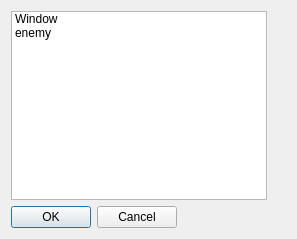
<?xml version="1.0" encoding="UTF-8"?>
<ui version="4.0">
 <class>NewNode</class>
 <widget class="QDialog" name="NewNode">
  <property name="geometry">
   <rect>
    <x>0</x>
    <y>0</y>
    <width>297</width>
    <height>239</height>
   </rect>
  </property>
  <property name="windowTitle">
   <string>NewNode</string>
  </property>
  <layout class="QFormLayout" name="formLayout">
   <item row="0" column="0">
    <widget class="QListWidget" name="BeaconsList">
     <item>
      <property name="text">
       <string>Window</string>
      </property>
     </item>
     <item>
      <property name="text">
       <string>enemy</string>
      </property>
     </item>
    </widget>
   </item>
   <item row="1" column="0">
    <widget class="QDialogButtonBox" name="diagButton">
     <property name="standardButtons">
      <set>QDialogButtonBox::Cancel|QDialogButtonBox::Ok</set>
     </property>
    </widget>
   </item>
  </layout>
 </widget>
 <layoutdefault spacing="6" margin="11"/>
 <resources/>
 <connections>
  <connection>
   <sender>diagButton</sender>
   <signal>rejected()</signal>
   <receiver>NewNode</receiver>
   <slot>reject()</slot>
   <hints>
    <hint type="sourcelabel">
     <x>86</x>
     <y>218</y>
    </hint>
    <hint type="destinationlabel">
     <x>148</x>
     <y>119</y>
    </hint>
   </hints>
  </connection>
  <connection>
   <sender>BeaconsList</sender>
   <signal>itemDoubleClicked(QListWidgetItem*)</signal>
   <receiver>NewNode</receiver>
   <slot>Validate()</slot>
   <hints>
    <hint type="sourcelabel">
     <x>136</x>
     <y>104</y>
    </hint>
    <hint type="destinationlabel">
     <x>148</x>
     <y>119</y>
    </hint>
   </hints>
  </connection>
  <connection>
   <sender>diagButton</sender>
   <signal>accepted()</signal>
   <receiver>NewNode</receiver>
   <slot>Validate()</slot>
   <hints>
    <hint type="sourcelabel">
     <x>118</x>
     <y>213</y>
    </hint>
    <hint type="destinationlabel">
     <x>218</x>
     <y>219</y>
    </hint>
   </hints>
  </connection>
 </connections>
 <slots>
  <slot>Validate()</slot>
 </slots>
</ui>
